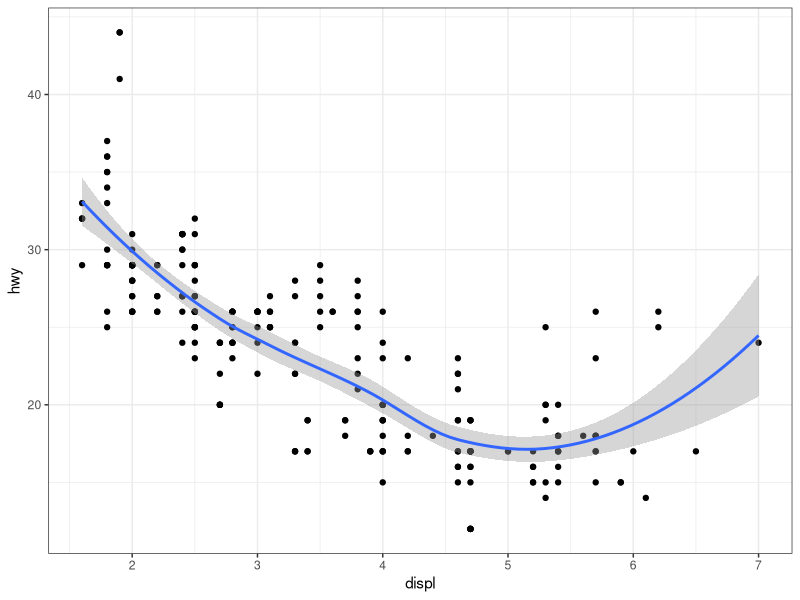

This figure's R source:
## ---- chunk 1
x <- rnorm(10)
## ---- chunk 2
#| label: fig-gg
#| fig-cap: "A simple ggplot example"

library("ggplot2")
p <- ggplot(mpg, aes(displ, hwy)) +
  geom_point() +
  geom_smooth() + theme_bw()
p
## ---- chunk 3
knitr::kable(summary(cars), caption = "Table caption.")
## ---- chunk 4
ip <- as.data.frame(installed.packages()[,c(1,3:4)])
rownames(ip) <- NULL
ip <- ip[is.na(ip$Priority),1:2,drop=FALSE]
print(ip, row.names=FALSE)
